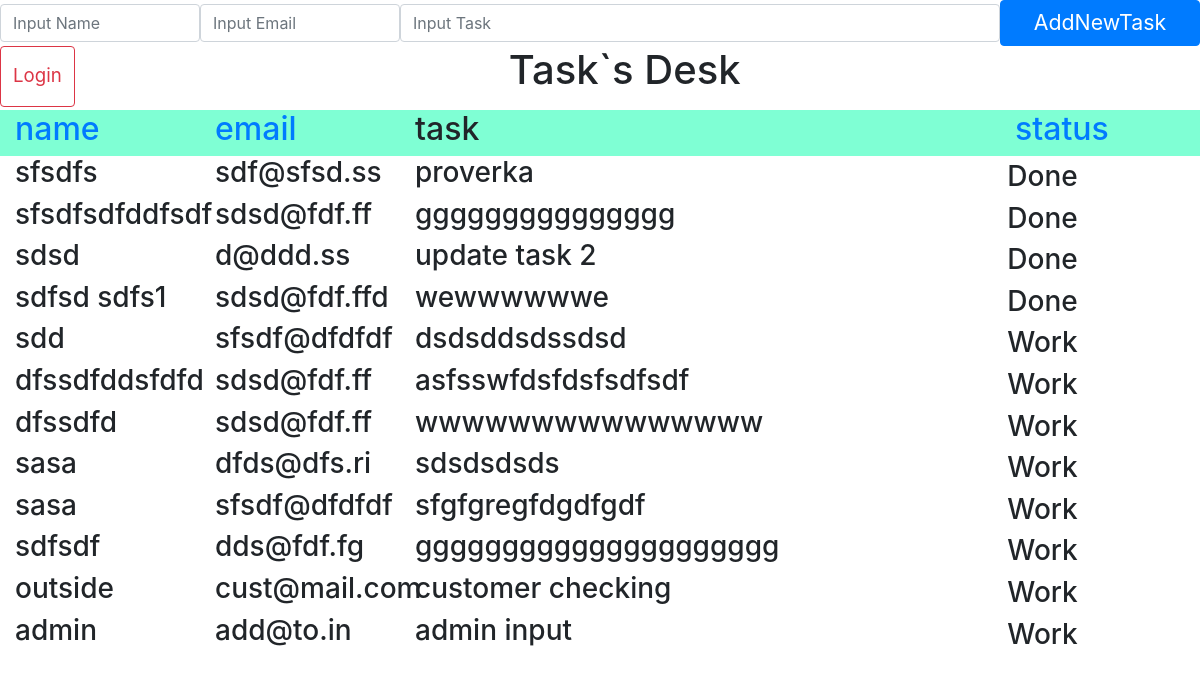
Before: / with the older database file.
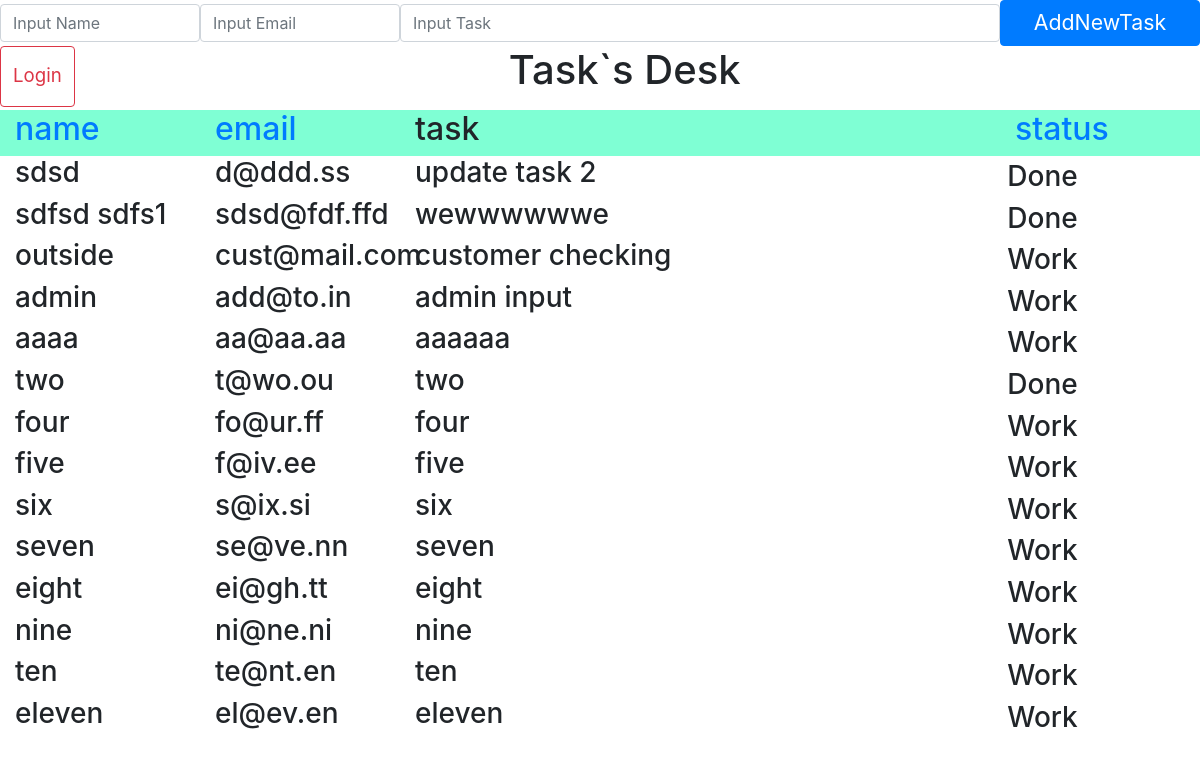
After: the same page with the newer database file.
### tables this page shows
CREATE TABLE tasks (
            id INTEGER PRIMARY KEY, name TEXT NOT NULL, 
            email TEXT NOT NULL, task TEXT NOT NULL, stat TEXT NOT NULL);

### View.php (called while the page is built, shortened)
<?php
class View
{
    private $model;
    public function __construct($controller,$model) {
        $this->model = $model;
    }
    public function output(){
        $data = $this->model->string;
        require_once($this->model->template);
    }
}

### Controller.php (called while the page is built, shortened)
<?php
require_once('Model.php');
require_once('View.php');
class Controller
{
    public function index(){
        $model = new Model();
        $model->template = 'views/main.php';
        $controller = new Controller($model);
        $view = new View($controller, $model);
        $view->output();
    }
}
?>

### Model.php (called while the page is built, shortened)
<?php
class Model
{
    public function __construct(){
        $db = $this->loadDB();
        $this->string = $db->query('SELECT * FROM tasks')->fetchAll();
    }
    public function loadDB(){
        $db = new PDO('sqlite:./mysqlite.sqlite');
        $db->exec('CREATE TABLE IF NOT EXISTS tasks (
            id INTEGER PRIMARY KEY, name TEXT NOT NULL,
            email TEXT NOT NULL, task TEXT NOT NULL, stat TEXT NOT NULL)');
        return $db;
    }
}

### views/main.php (the view, shortened to what this page needs)
<!DOCTYPE html>
<html lang="en">
<head>
    <link rel="stylesheet" href="https://stackpath.bootstrapcdn.com/bootstrap/4.3.1/css/bootstrap.min.css">
</head>
<body>
    <form action="add" class="form-inline" method="POST">
        <input type="text" name="name" placeholder="Input Name" class="form-control col-md-2">
        <input type="text" name="email" placeholder="Input Email" class="form-control col-md-2">
        <input type="text" name="task" placeholder="Input Task" class="form-control col-md-6">
        <button type="submit" class="btn btn-primary col-md-2">AddNewTask</button>
    </form>
    <div class="container-fluid">
        <div class="row">
            <a href="/login" class="btn btn-outline-danger autoriz btn-md">Login</a>
            <h1 class="col-md-11">Task`s Desk</h1>
        </div>
        <div class="row head">
            <div class="col-md-2"><a href="/sort/name"><h2>name</h2></a></div>
            <div class="col-md-2"><a href="/sort/email"><h2>email</h2></a></div>
            <div class="col-md-6"><h2>task</h2></div>
            <div class="col-md-1"><a href="/sort/status"><h2>status</h2></a></div>
        </div>
        <?php if ($data){
            foreach($data as $str){
                echo '<div class="row">';
                echo '<div class="col-md-2"><h3>'.$str[1].'</h3></div>';
                echo '<div class="col-md-2"><h3>'.$str[2].'</h3></div>';
                echo '<div class="col-md-6"><h3>'.$str[3].'</h3></div>';
                echo '<div class="col-md-1 form-check-inline"><h3 style="margin:auto;">'.$str[4].'</h3></div>';
                echo '</div>';
            }
        }
        ?>
    </div>
</body>
</html>

### index.php (shortened to what this page needs)
<?php
require_once('Model.php');
require_once('View.php');
require_once('Controller.php');
$model = new Model();
$model->template =  ($_SESSION['isAdmin'])?'views/main.php':'views/admin.php';
$controller = new Controller($model);
$routes = explode('/', $_SERVER['REQUEST_URI']);
if ( !empty($routes[1]) )
{
    $action_name = $routes[1];
} else $action_name = 'index';
switch($action_name){
    default:
    $controller->index();
}
?>

### views/main.php (style rules this page uses)
.head { background-color: aquamarine; }
h1 { text-align:center; }
.head, .alert-info { text-align: left; }
.btn { font-size: 16pt; }
.autoriz { font-size: 14pt; line-height: 2.5; margin-bottom: 3px; }

Changed rows visible on the page:
removed tasks: name "sfsdfs", email "sdf@sfsd.ss", task "proverka", stat "Done"
removed tasks: name "sfsdfsdfddfsdf", email "sdsd@fdf.ff", task "ggggggggggggggg", stat "Done"
removed tasks: name "sdd", email "sfsdf@dfdfdf", task "dsdsddsdssdsd", stat "Work"
removed tasks: name "dfssdfddsfdfd", email "sdsd@fdf.ff", task "asfsswfdsfdsfsdfsdf", stat "Work"
removed tasks: name "dfssdfd", email "sdsd@fdf.ff", task "wwwwwwwwwwwwwww", stat "Work"
removed tasks: name "sasa", email "dfds@dfs.ri", task "sdsdsdsds", stat "Work"
removed tasks: name "sasa", email "sfsdf@dfdfdf", task "sfgfgregfdgdfgdf", stat "Work"
removed tasks: name "sdfsdf", email "dds@fdf.fg", task "ggggggggggggggggggggg", stat "Work"
added tasks: name "aaaa", email "aa@aa.aa", task "aaaaaa", stat "Work"
added tasks: name "two", email "t@wo.ou", task "two", stat "Done"
added tasks: name "four", email "fo@ur.ff", task "four", stat "Work"
added tasks: name "five", email "f@iv.ee", task "five", stat "Work"
added tasks: name "six", email "s@ix.si", task "six", stat "Work"
added tasks: name "seven", email "se@ve.nn", task "seven", stat "Work"
added tasks: name "eight", email "ei@gh.tt", task "eight", stat "Work"
added tasks: name "nine", email "ni@ne.ni", task "nine", stat "Work"
added tasks: name "ten", email "te@nt.en", task "ten", stat "Work"
added tasks: name "eleven", email "el@ev.en", task "eleven", stat "Work"
